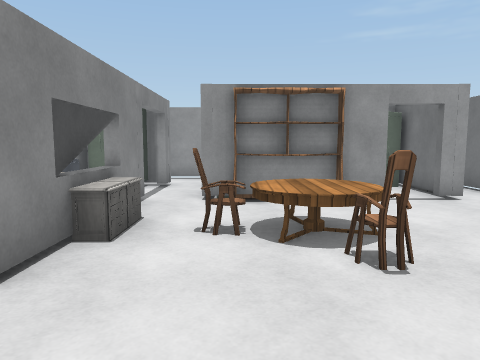
view 1 (above)

20 first-person views from a walk through a scene from a Unity 3-D project. The camera is 1.3 m above the floor, tilts 6° down and sees 70° across. The floor is counted in squares, 1 m on a side. Each view is taken from the middle of a square. On the plan, view 1 faces up. The plan holds only what a view shows up to about 15 squares ahead; the rest is blank. The player is left out. Some surface patterns are stand-ins.

view 2
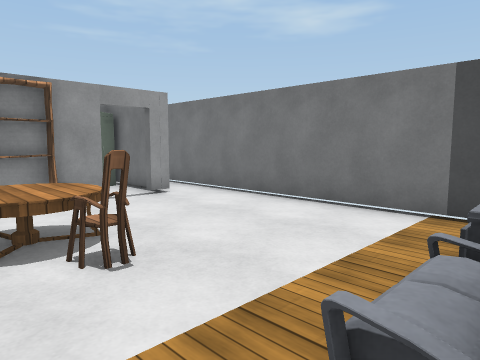

view 3
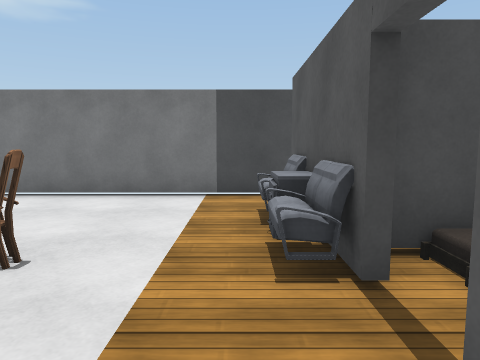

view 4
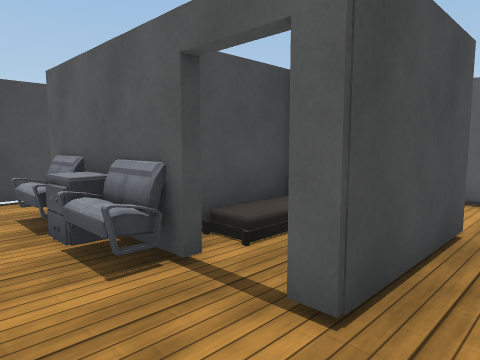

view 5
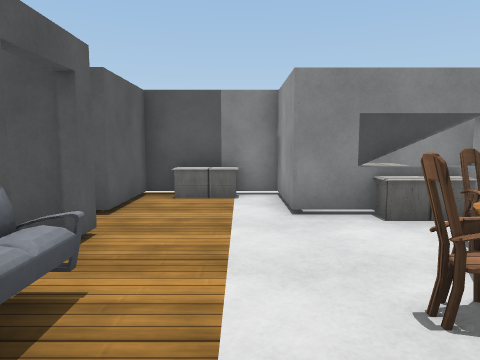

view 6
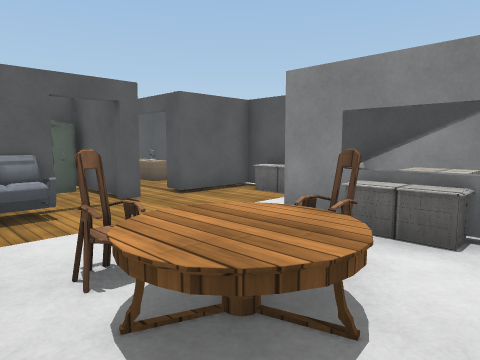

view 7
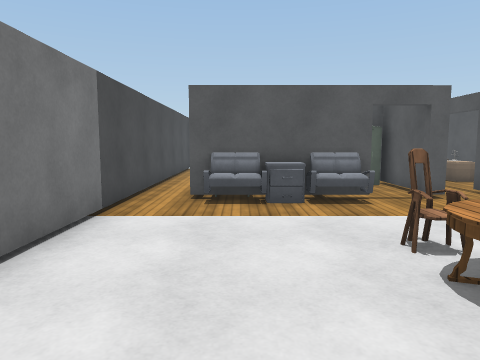

view 8
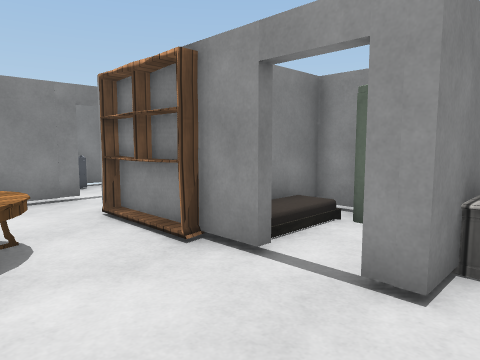

view 9
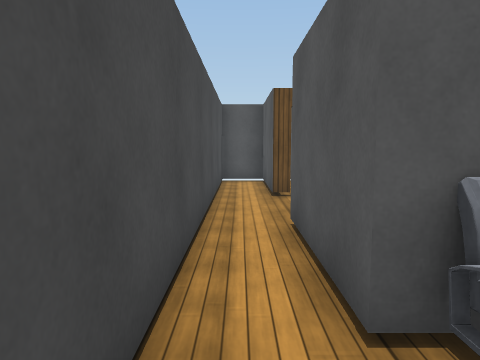

view 10
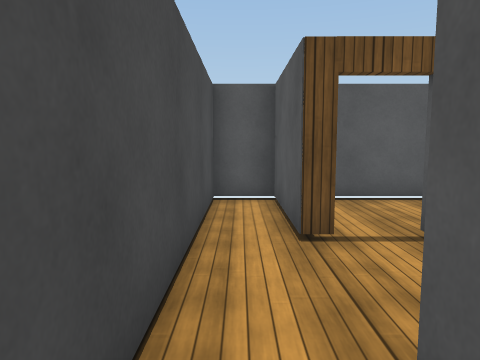

view 11
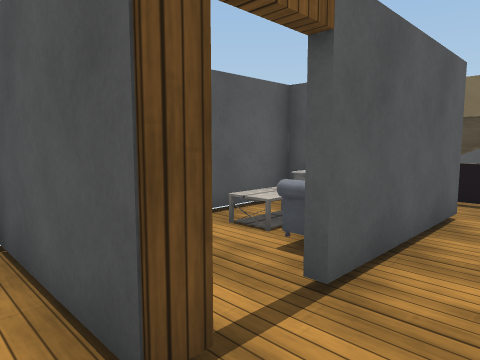

view 12
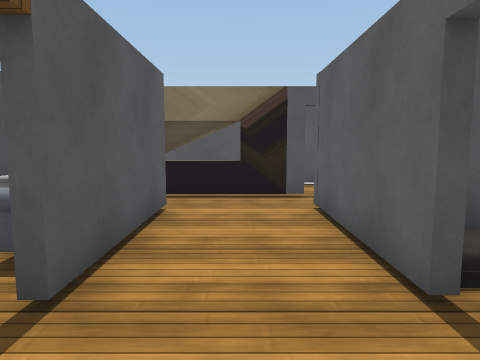

view 13
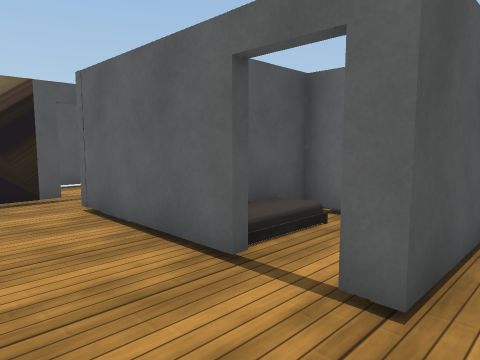

view 14
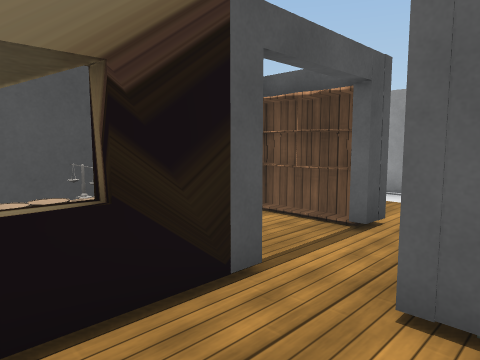

view 15
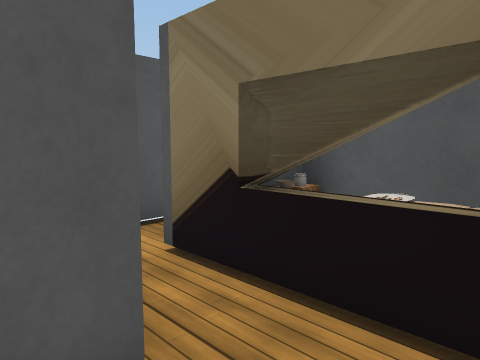

view 16
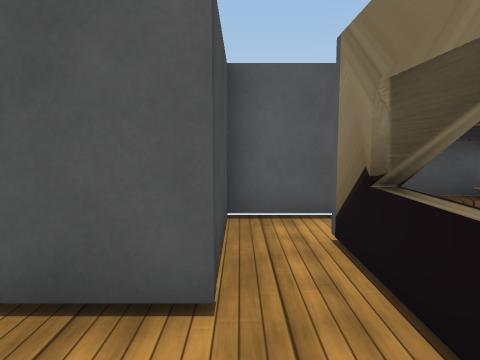

view 17
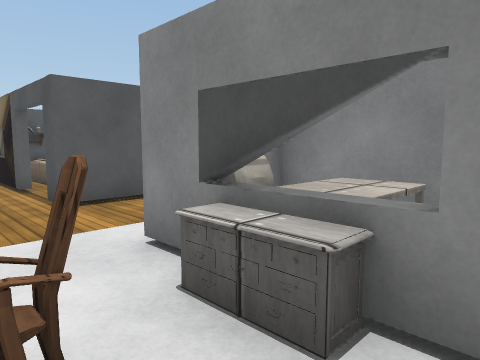

view 18
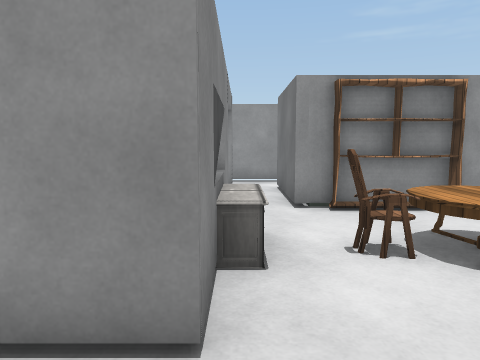

view 19
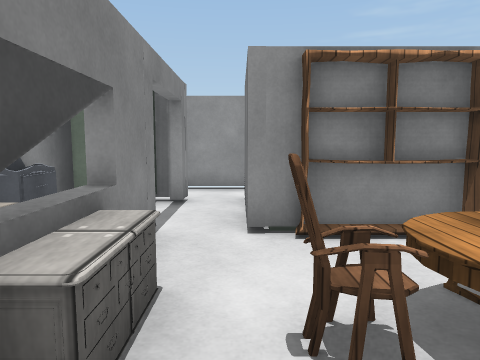

view 20
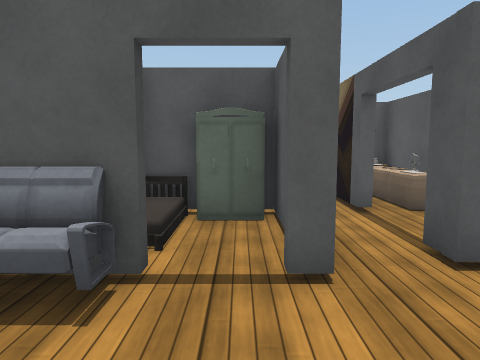

### Floor plan
Points are (right, up) in squares from view 1. A wall is a line through its corners. A room is listed if a view was taken in it or the views show most of it. See-through windows are left out.
Room 1 (views 1, 2, 3, 4, 5, 6, 8, 9, 10, 17, 18, 19, 20)
walls: (0.9, -0.1) (1.6, -0.1); (2.2, -0.5) (2.2, -2.5); (4.4, -0.1) (5.2, -0.1) (5.2, -3.5); (-0.6, -0.4) (-0.6, -1.6); (-2.2, 4.5) (-2.2, 3) (-4.8, 3) (-4.8, -0.4) (-4.1, -0.4); (3.5, 7.9) (1.4, 7.9); (-0.4, 7.9) (-0.9, 7.9); (5.2, 7.9) (4.6, 7.9); (-2.2, 8) (-2.2, 5.5); (-0.9, -3.5) (-0.9, -0.1) (-0.4, -0.1); (6.6, -3.4) (6.6, 7.6)
ways out: opening at (4, 8) to room 2; opening at (0, -1) to room 3; opening at (4.3, -3.3) to room 3; opening at (6, 8.5); gap at (-2, -1)
objects: shelf (-4, -1) to (-3, -1); other object (-4, 1) to (-4, 2); chair (-1, 5) to (0, 5); other object (0, 8) to (1, 9); other object (1, 0) to (2, 1); chair (1, 3) to (2, 4); table (1, 5) to (2, 6); shelf (1, 8); bed (3, -3); closet (3, 0); other object (4, 0) to (4, 1)
Room 2 (view 7)
walls: (3, 11.1) (2.2, 11.1) (2.2, 9.6); (4.9, 8.6) (4.9, 10.6)
ways out: opening at (4, 8) to room 1
objects: closet (4, 10) to (4, 11)
Room 3 (views 11, 12, 13, 14, 15, 16)
walls: (2.5, -6.5) (3.5, -6.5); (2.6, -3.5) (1.5, -3.5); (4.6, -6.5) (5.2, -6.5) (5.2, -9.9) (6.6, -9.9) (6.6, -3.4); (1.9, -3.2) (1.9, -0.7); (-0.9, -6.5) (-0.4, -6.5); (-0.4, -3.5) (-0.9, -3.5); (5.2, -3.5) (4.6, -3.5); (-0.6, -9.9) (4.2, -9.9); (-2.2, -3.4) (-2.2, -8.6); (-0.6, -1.6) (-0.6, -3.2)
ways out: opening at (0, -1) to room 1; opening at (4.3, -3.3) to room 1
objects: other object (0, -9) to (0, -8); other object (0, -7); closet (0, -3); other object (1, -8) to (2, -7); bed (1, -3)
Room 4 (no view inside)
walls: (-2.2, 5.5) (-2.2, 4.5); (-2.1, 6.4) (-2.6, 6.4); (-4.8, 8) (-4.8, 3.2) (-3.4, 3.2)
objects: other object (-4, 4) to (-3, 4); table (-4, 5) to (-3, 6); other object (-2, 5)

Where each view was taken, in squares from view 1:
view 1: 0 up, 0 right, facing up
view 2: 0 up, 0 right, facing up-right
view 3: 1 up, 2 left, facing right
view 4: 2 up, 2 left, facing down-right
view 5: 2 up, 4 right, facing left
view 6: 7 up, 3 right, facing down-left
view 7: 8 up, 4 right, facing down
view 8: 5 up, 6 right, facing up-left
view 9: 2 up, 6 right, facing down
view 10: 2 down, 6 right, facing down
view 11: 5 down, 6 right, facing down-left
view 12: 5 down, 6 right, facing left
view 13: 6 down, 6 right, facing up-left
view 14: 6 down, 0 right, facing up-left
view 15: 5 down, 0 right, facing down-left
view 16: 4 down, 1 left, facing down
view 17: 7 up, 0 right, facing down-left
view 18: 1 up, 2 left, facing up
view 19: 3 up, 1 left, facing up
view 20: 3 up, 0 right, facing down
